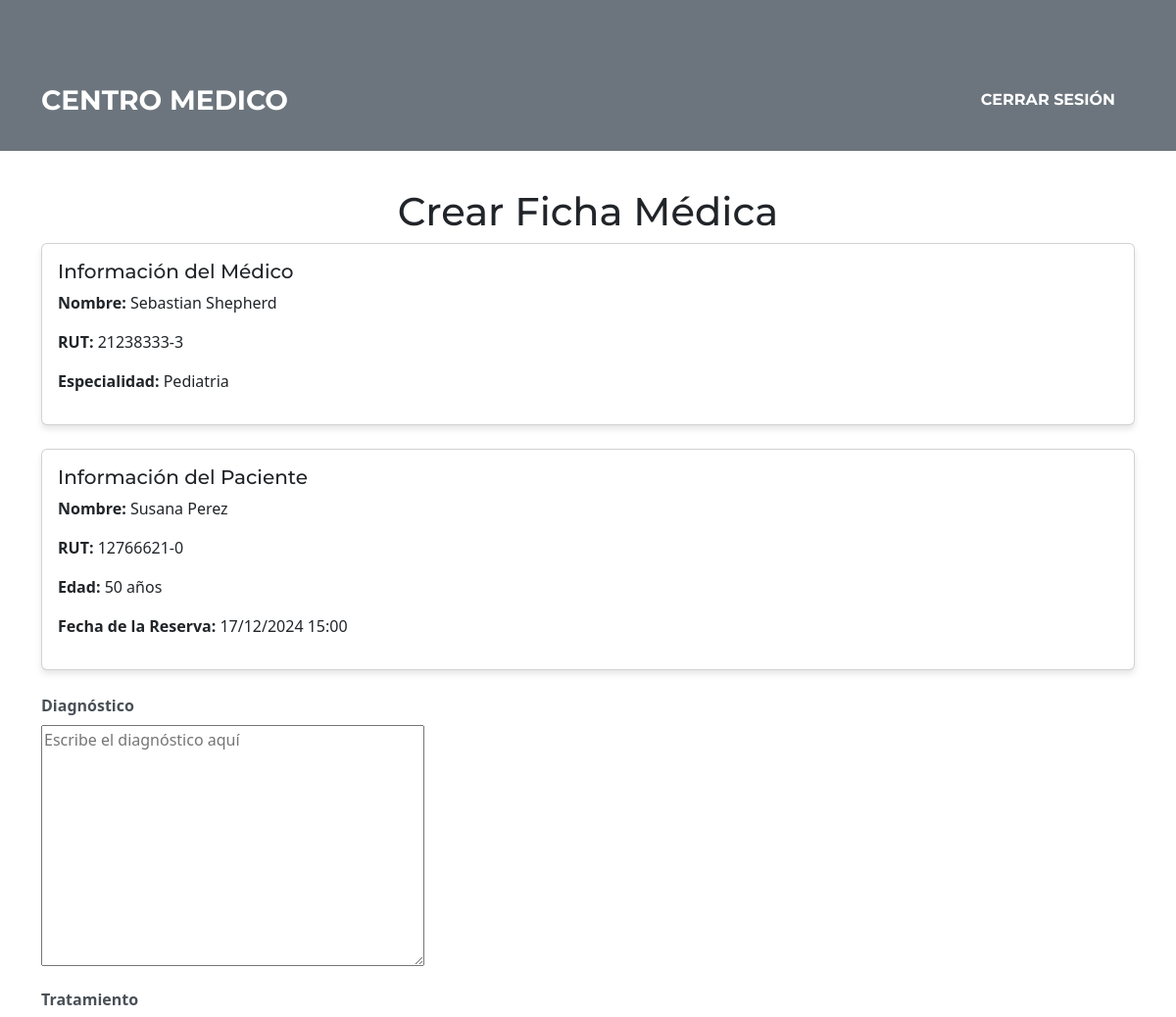
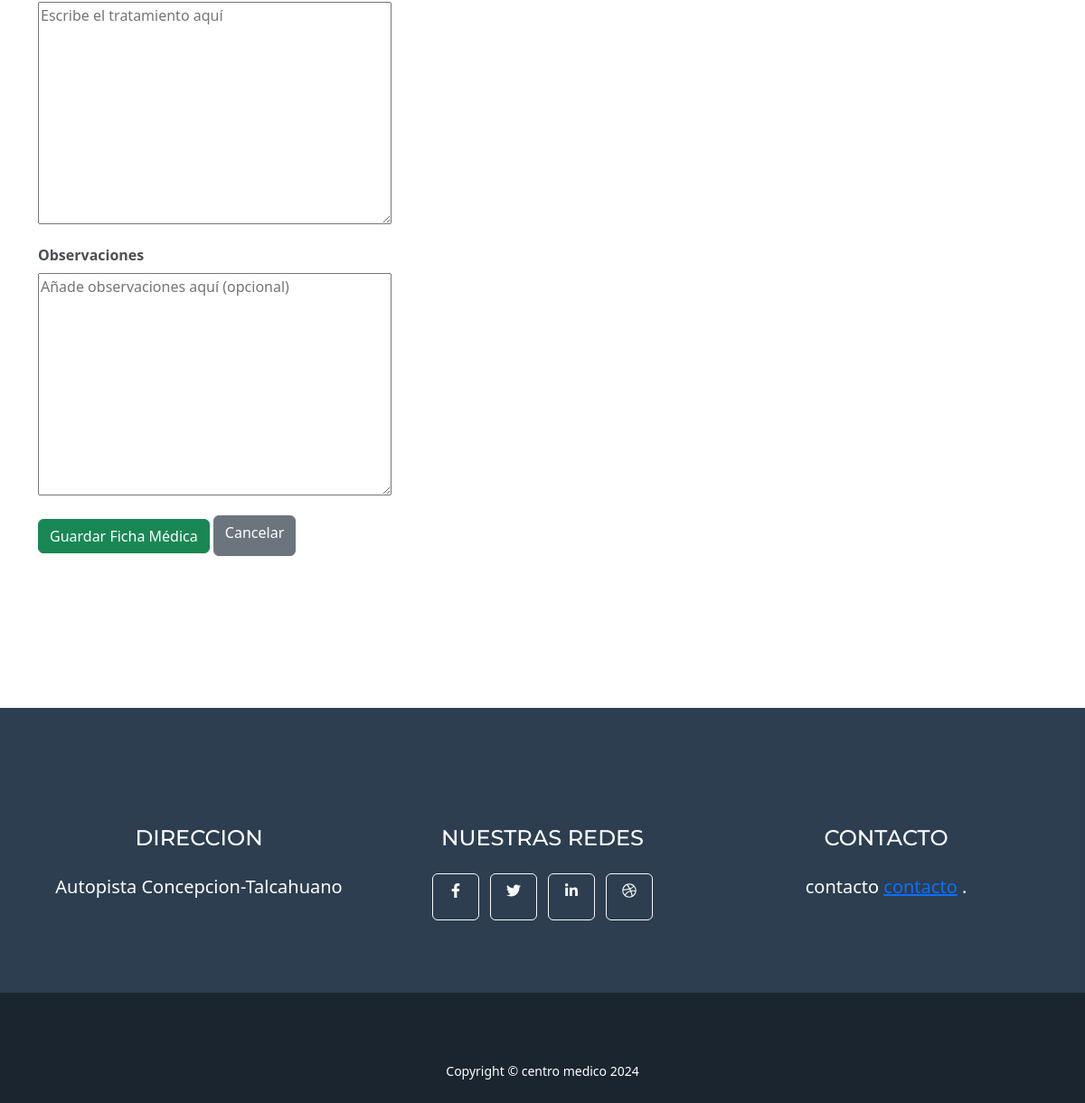
The page /fichas/crear/38/ (signed in) on the database its author committed (2 pictures, top to bottom).
### ficha_medica/models.py (models this page shows, shortened)
class Especialidad(models.Model):
    nombre = models.CharField(max_length=100, unique=True)  # Nombre único para la especialidad
    descripcion = models.TextField(blank=True, null=True)  # Descripción opcional
    class Meta:
        verbose_name = "Especialidad"
        verbose_name_plural = "Especialidades"

class Paciente(models.Model):
    rut = models.CharField(max_length=12, unique=True)  # Ejemplo: 12345678-9
    nombre = models.CharField(max_length=100)
    fecha_nacimiento = models.DateField(blank=True, null=True)  # Campo adicional
    direccion = models.TextField(blank=True, null=True)
    telefono = models.CharField(
        max_length=15,
        blank=True,
        null=True,
        validators=[
            RegexValidator(
                regex=r'^\d+$',
                message="El teléfono solo debe contener números.",
                code='invalid_telefono'
            )
        ]
    )
    email = models.EmailField(blank=True, null=True)
    class Meta:
        verbose_name = "Paciente"
        verbose_name_plural = "Pacientes"

class Reserva(models.Model):
    paciente = models.ForeignKey(Paciente, on_delete=models.CASCADE)
    especialidad = models.ForeignKey(Especialidad, on_delete=models.CASCADE)
    medico = models.ForeignKey(Medico, on_delete=models.CASCADE)
    fecha_reserva = models.ForeignKey(Disponibilidad, on_delete=models.CASCADE)
    motivo = models.TextField()
    recepcionista = models.ForeignKey(User, on_delete=models.SET_NULL, null=True, blank=True)  # Agregar este campo
    class Meta:
        verbose_name = "Reserva"
        verbose_name_plural = "Reservas"

class Disponibilidad(models.Model):
    medico = models.ForeignKey('Medico', on_delete=models.CASCADE)
    fecha_disponible = models.DateTimeField()
    ocupada = models.BooleanField(default=False)
    class Meta:
        verbose_name = "Disponibilidad"
        verbose_name_plural = "Disponibilidades"

### ficha_medica/utils.py (the view)
        def _wrapped_view(request, *args, **kwargs):
            if not request.user.groups.filter(name=role_name).exists():
                return HttpResponseForbidden(f"No tienes acceso al rol requerido: {role_name}.")
            return view_func(request, *args, **kwargs)

### ficha_medica/forms.py (shortened to what this page needs)
class FichaMedicaForm(forms.ModelForm):
    class Meta:
        model = FichaMedica
        fields = ['diagnostico', 'tratamiento', 'observaciones']
    def __init__(self, *args, **kwargs):
        super().__init__(*args, **kwargs)
        self.fields['diagnostico'].widget.attrs.update({
            'placeholder': "Escribe el diagnóstico aquí"
        })
        self.fields['tratamiento'].widget.attrs.update({
            'placeholder': "Escribe el tratamiento aquí"
        })
        self.fields['observaciones'].widget.attrs.update({
            'placeholder': "Añade observaciones aquí (opcional)"
        })

### ficha_medica/utils.py (called while the page is built)
def role_required(role_name):
    def decorator(view_func):
        def _wrapped_view(request, *args, **kwargs):
            if not request.user.groups.filter(name=role_name).exists():
                return HttpResponseForbidden(f"No tienes acceso al rol requerido: {role_name}.")
            return view_func(request, *args, **kwargs)
        return _wrapped_view
    return decorator

### ficha_medica/templates/fichas_medicas/crear_ficha_medica.html (shortened to what this page needs)
{% extends 'core/base.html' %}
{% block content %}
<div class="container mt-5">
    <h1 class="text-center">Crear Ficha Médica</h1>
    <div class="card p-3 mb-4">
        <h5>Información del Médico</h5>
        <p><strong>Nombre:</strong> {{ medico_nombre }}</p>
        <p><strong>RUT:</strong> {{ rut_medico }}</p>
        <p><strong>Especialidad:</strong> {{ especialidad }}</p>
    </div>
    <div class="card p-3 mb-4">
        <h5>Información del Paciente</h5>
        <p><strong>Nombre:</strong> {{ paciente.nombre }}</p>
        <p><strong>RUT:</strong> {{ paciente.rut }}</p>
        <p><strong>Edad:</strong> {{ edad }} años</p>
        <p><strong>Fecha de la Reserva:</strong> {{ reserva.fecha_reserva.fecha_disponible|date:"d/m/Y H:i" }}</p>
    </div>
    <form method="post">
        <div class="mb-3">
            <label for="diagnostico" class="form-label">Diagnóstico</label>
            {{ form.diagnostico }}
        </div>
        <div class="mb-3">
            <label for="tratamiento" class="form-label">Tratamiento</label>
            {{ form.tratamiento }}
        </div>
        <div class="mb-3">
            <label for="observaciones" class="form-label">Observaciones</label>
            {{ form.observaciones }}
        </div>
        <button type="submit" class="btn btn-success">Guardar Ficha Médica</button>
        <a href="{% url 'medico_dashboard' %}" class="btn btn-secondary">Cancelar</a>
    </form>
</div>
{% endblock %}

### rows shown on the page
Especialidad: nombre "Pediatria"
Paciente: nombre "Susana Perez", rut "12766621-0"
Reserva: fecha_reserva.fecha_disponible "17/12/2024 15:00"

### other values the page prints
{{ medico_nombre }} "Sebastian Shepherd"
{{ rut_medico }} "21238333-3"
